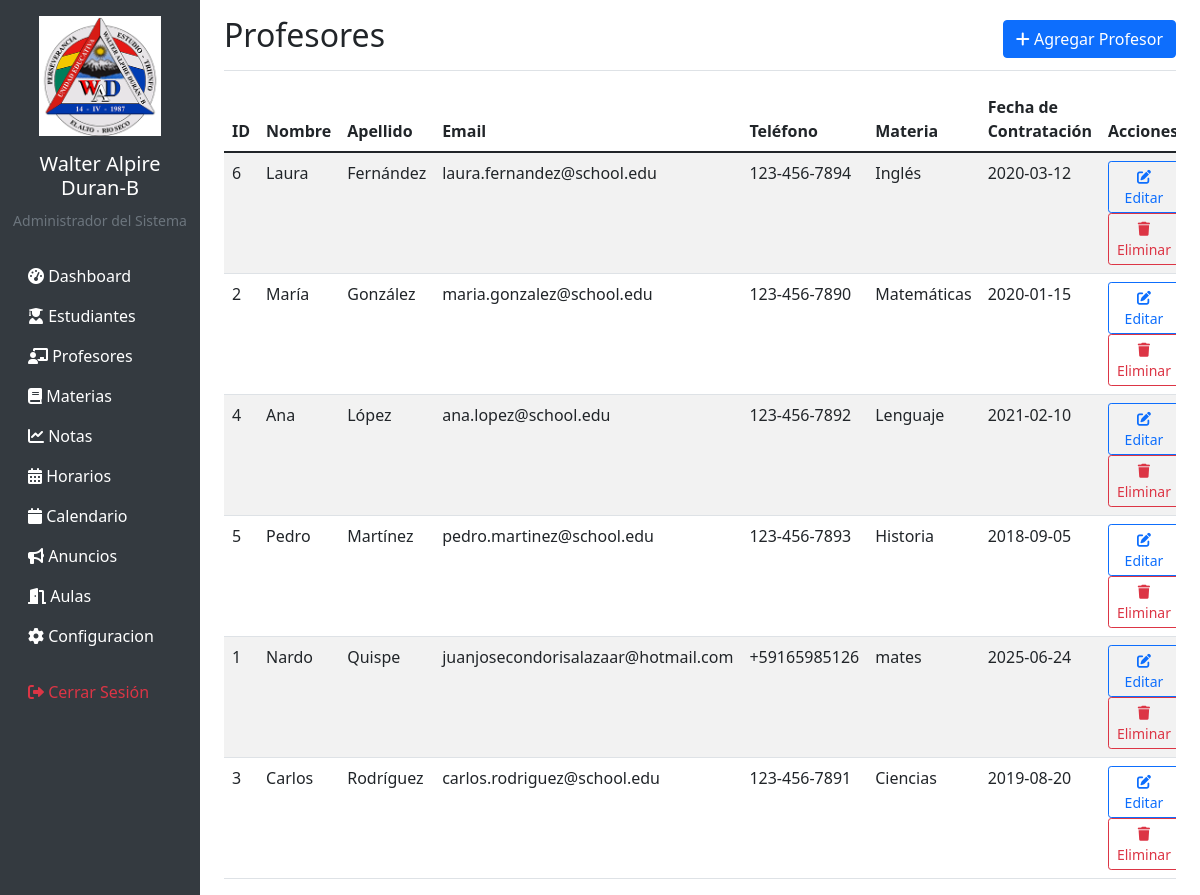
The app's page /teachers (signed in) with its own data.
### tables this page shows
CREATE TABLE teachers (
            id INTEGER PRIMARY KEY AUTOINCREMENT,
            first_name TEXT NOT NULL,
            last_name TEXT NOT NULL,
            email TEXT UNIQUE,
            phone TEXT,
            subject TEXT,
            hire_date DATE,
            created_at TIMESTAMP DEFAULT CURRENT_TIMESTAMP
        );

### app.py (the view)
@app.route('/teachers')
@login_required
@role_required(['director'])
def list_teachers():
    conn = get_db_connection()
    teachers = conn.execute('SELECT * FROM teachers ORDER BY last_name, first_name').fetchall()
    conn.close()
    return render_template('teachers/list.html', teachers=teachers)

### app.py (called while the page is built)
def get_db_connection():
    conn = sqlite3.connect(DATABASE)
    conn.row_factory = sqlite3.Row
    return conn

def login_required(f):
    @wraps(f)
    def decorated_function(*args, **kwargs):
        if 'user_id' not in session:
            return redirect(url_for('login'))
        return f(*args, **kwargs)
    return decorated_function

def role_required(roles):
    def decorator(f):
        @wraps(f)
        def decorated_function(*args, **kwargs):
            if 'user_role' not in session or session['user_role'] not in roles:
                flash('No tienes permisos para acceder a esta página.', 'error')
                return redirect(url_for('dashboard'))
            return f(*args, **kwargs)
        return decorated_function
    return decorator

### templates/teachers/list.html (shortened to what this page needs)
{% extends "base.html" %}
{% block content %}
<div class="d-flex justify-content-between flex-wrap flex-md-nowrap align-items-center pt-3 pb-2 mb-3 border-bottom">
    <h1 class="h2">Profesores</h1>
    <div class="btn-toolbar mb-2 mb-md-0">
        <a href="{{ url_for('add_teacher') }}" class="btn btn-primary">
            <i class="fas fa-plus"></i> Agregar Profesor
        </a>
    </div>
</div>
<div class="table-responsive">
    <table class="table table-striped table-hover">
        <thead>
            <tr>
                <th>ID</th>
                <th>Nombre</th>
                <th>Apellido</th>
                <th>Email</th>
                <th>Teléfono</th>
                <th>Materia</th>
                <th>Fecha de Contratación</th>
                <th>Acciones</th>
            </tr>
        </thead>
        <tbody>
            {% for teacher in teachers %}
            <tr>
                <td>{{ teacher.id }}</td>
                <td>{{ teacher.first_name }}</td>
                <td>{{ teacher.last_name }}</td>
                <td>{{ teacher.email or 'N/A' }}</td>
                <td>{{ teacher.phone or 'N/A' }}</td>
                <td>{{ teacher.subject or 'N/A' }}</td>
                <td>{{ teacher.hire_date or 'N/A' }}</td>
                <td>
                    <a href="{{ url_for('edit_teacher', id=teacher.id) }}" class="btn btn-sm btn-outline-primary">
                        <i class="fas fa-edit"></i> Editar
                    </a>
                    <a href="{{ url_for('delete_teacher', id=teacher.id) }}"
                       class="btn btn-sm btn-outline-danger"
                       onclick="return confirm('¿Está seguro de eliminar este profesor?')">
                        <i class="fas fa-trash"></i> Eliminar
                    </a>
                </td>
            </tr>
            {% else %}
            <tr>
                <td colspan="8" class="text-center">No hay profesores registrados</td>
            </tr>
            {% endfor %}
        </tbody>
    </table>
</div>
{% endblock %}

### records on screen
teachers: id "6", first_name "Laura", last_name "Fernández", email "laura.fernandez@school.edu", phone "123-456-7894", subject "Inglés", hire_date "2020-03-12"
teachers: id "2", first_name "María", last_name "González", email "maria.gonzalez@school.edu", phone "123-456-7890", subject "Matemáticas", hire_date "2020-01-15"
teachers: id "4", first_name "Ana", last_name "López", email "ana.lopez@school.edu", phone "123-456-7892", subject "Lenguaje", hire_date "2021-02-10"
teachers: id "5", first_name "Pedro", last_name "Martínez", email "pedro.martinez@school.edu", phone "123-456-7893", subject "Historia", hire_date "2018-09-05"
teachers: id "1", first_name "Nardo", last_name "Quispe", email "juanjosecondorisalazaar@hotmail.com", phone "+59165985126", subject "mates", hire_date "2025-06-24"
teachers: id "3", first_name "Carlos", last_name "Rodríguez", email "carlos.rodriguez@school.edu", phone "123-456-7891", subject "Ciencias", hire_date "2019-08-20"

### other values on screen
{{ session.full_name }} "Administrador del Sistema"
